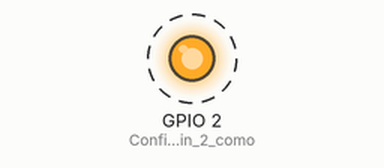
A sketch run on a simulated ESP32. Parts: output pins drawn as LEDs (lit = HIGH). Dashed ring = blinking. What the sketch prints to the serial monitor is not drawn.

Above: at 0.5 s.
Timing chart, 0 to 4.6 s (numbered marks = the images above):
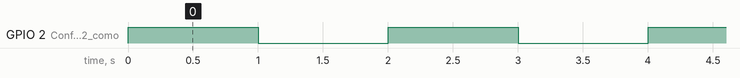

Measured:
- by itself, GPIO 2 (Configurar_el_pin_2_como): alternates HIGH for 1.0 s and LOW for 1.0 s

The sketch:

01_blink_test.ino
```cpp
void setup() {
    Serial.begin(115200);  // Inicializar comunicación serie
    pinMode(2, OUTPUT);    // Configurar el pin 2 como salida
    Serial.println("ESP32 iniciado correctamente...");
}

void loop() {
    Serial.println("Encendiendo LED...");
    digitalWrite(2, HIGH); // Enciende el LED
    delay(1000);

    Serial.println("Apagando LED...");
    digitalWrite(2, LOW);  // Apaga el LED
    delay(1000);
}
```
